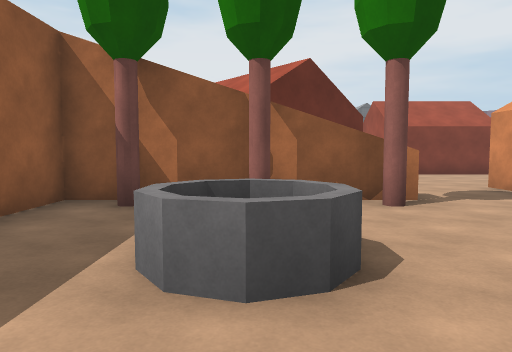
[1] (above)

12 first-person views from a walk through a 3-D level made in the Unity game engine. The camera is 1.5 m above the floor, tilts 4° down and sees 70° across. Doors are open. The floor is counted in squares, 2 m on a side. Each view is taken from the middle of a square. On the plan, view 1 faces up. The plan holds only what a view shows up to about 11 squares ahead; the rest is blank. The place goes on beyond the plan. Some animated figures are not drawn. Surface patterns are stand-ins for the level's own textures.

[2]
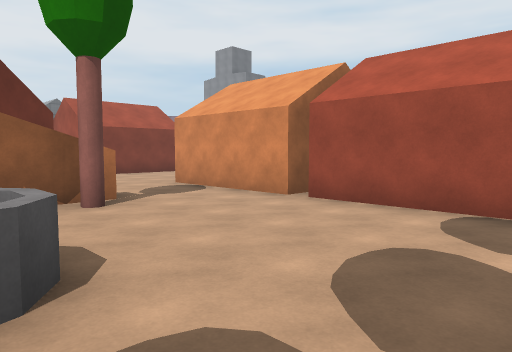

[3]
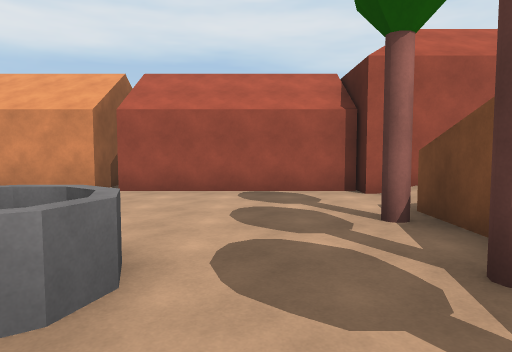

[4]
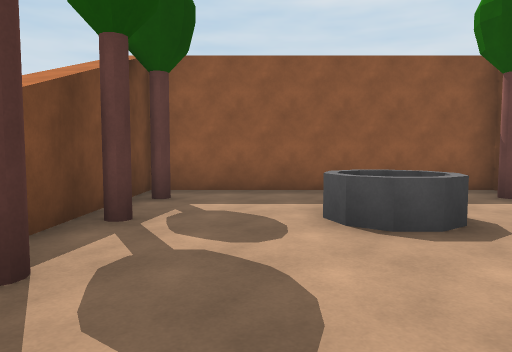

[5]
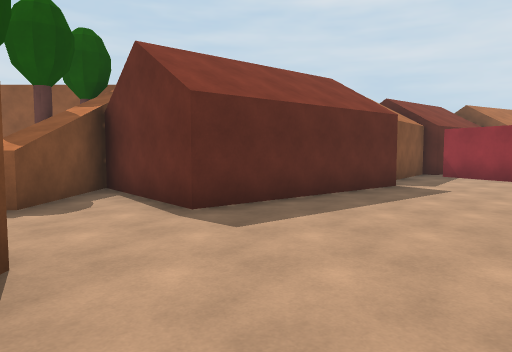

[6]
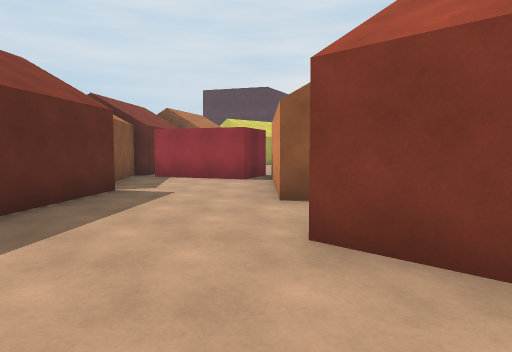

[7]
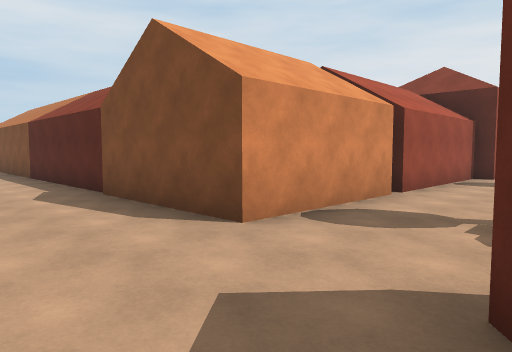

[8]
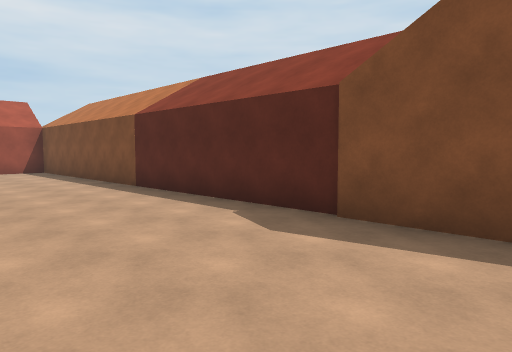

[9]
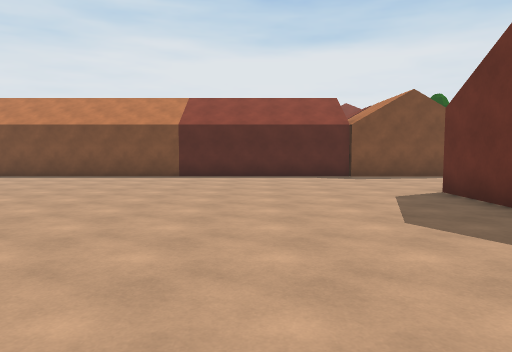

[10]
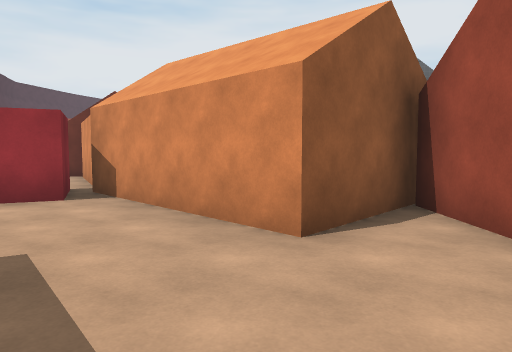

[11]
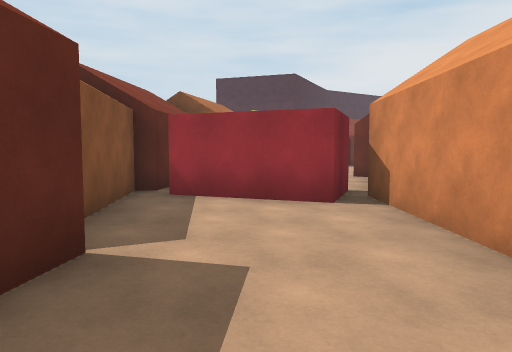

[12]
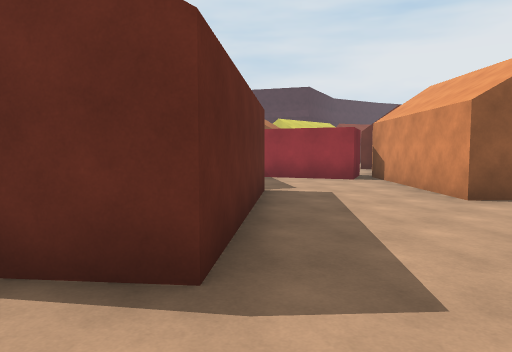

### Floor plan
Points are (right, up) in squares from view 1. A wall is a line through its corners. A room is listed if a view was taken in it or the views show most of it. See-through windows are left out.
Room 1 (views 1, 2, 3, 4)
walls: (2.5, 5.5) (-2.9, 5.5) (-2.9, -1) (2.5, -1); (4.2, -1) (4.8, -1) (4.8, 3.6); (0.9, 6.9) (-0.3, 6)
low walls: (0.7, 2.3) (0.5, 2.1); (0.5, 2.3) (0.5, 2.9) (0.5, 2.9) (-0.3, 3.2) (-0.8, 2.5); (0.7, 2.5) (0.7, 2.5); (0.4, 1.9) (0.2, 1.8) (0.7, 2.5) (0.3, 3); (0, 3.1) (-0.6, 2.9); (-0.6, 2.1) (-0.8, 2.3); (-0.6, 2.7) (-0.6, 2.3) (-0.3, 1.8) (-0.5, 1.9)
ways out: opening at (3.5, 4.5) to room 2; opening at (3.5, -1)
Room 2 (views 5, 6, 7, 8, 9, 10, 11, 12)
walls: (7.6, 13.2) (7.6, 11.4); (5.6, 11.5) (4.1, 11.5); (4.2, 13) (4.2, 15) (2.4, 13.1) (-1, 16.6); (-0.9, 15.5) (-3.5, 14.3); (-0.8, 12) (2.4, 8.2) (0.9, 6.9); (4.8, 4) (4.8, 7.4) (18.5, 7.4); (-4.5, 14.2) (-2.1, 12.5); (-0.3, 6) (2.5, 6)
ways out: opening at (3.5, 4.5) to room 1

Positions as (right, up) in squares from view 1, and headings:
1: (0, 0), facing up
2: (0, 0), facing up-right
3: (-2, 1), facing right
4: (4, 1), facing left
5: (7, 9), facing left
6: (6, 9), facing up-left
7: (2, 10), facing down-right
8: (6, 11), facing down-right
9: (11, 18), facing down
10: (2, 10), facing up
11: (2, 11), facing up-left
12: (4, 7), facing up-left
